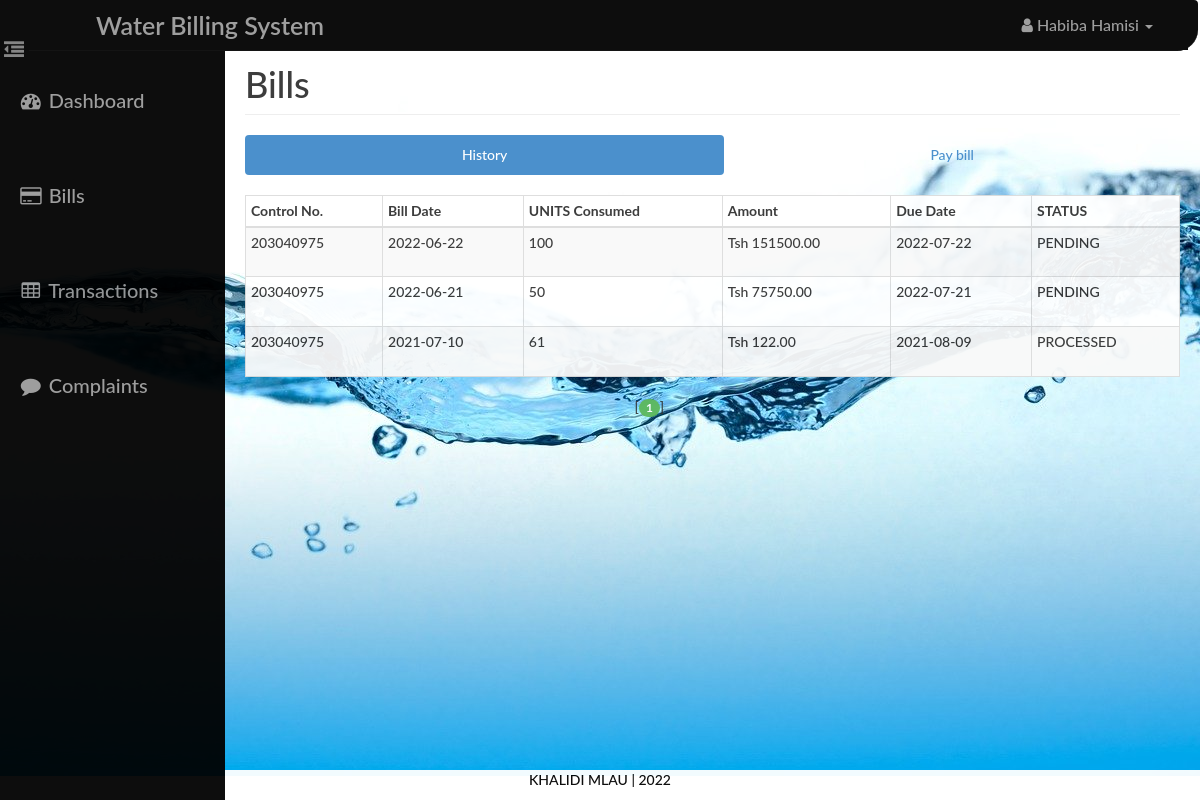
/user/bill.php (signed in), run on the app's committed database.
### tables this page shows
CREATE TABLE `bill` (
  `id` int(14) NOT NULL,
  `aid` int(14) NOT NULL,
  `uid` int(14) NOT NULL,
  `units` int(10) NOT NULL,
  `amount` decimal(10,2) NOT NULL,
  `status` varchar(10) NOT NULL,
  `bdate` date NOT NULL,
  `ddate` date NOT NULL
);

### user/paging1.php (called while the page is built, shortened)
<?php
    $rowsperpage = 5;
    $totalpages = ceil($numrows / $rowsperpage);
    if (isset($_GET['currentpage']) && is_numeric($_GET['currentpage'])) {
       $currentpage = (int) $_GET['currentpage'];
    } else {
       $currentpage = 1;
    }
    $offset = ($currentpage - 1) * $rowsperpage;
 ?>

### Includes/user.php (called while the page is built, shortened)
<?php
    function retrieve_bills_history($id,$offset, $rowsperpage) {
        global $con;
        $query = "SELECT * FROM bill where uid={$id} ";
        $query .= "ORDER BY bdate DESC ";
        $query .= "LIMIT {$offset}, {$rowsperpage} ";
        $result = mysqli_query($con,$query);
        return $result;
    }
    function retrieve_bills_due($id,$offset, $rowsperpage) {
        global $con;
        $query  = "SELECT bill.bdate AS bdate, bill.units AS units, bill.ddate AS ddate, transaction.payable AS payable, ";
        $query .= " bill.amount AS amount ,transaction.payable-bill.amount AS dues , bill.id AS id ";
        $query .= "FROM bill , transaction ";
        $query .= "WHERE transaction.bid=bill.id AND bill.uid={$id} AND bill.status='PENDING' ";
        $query .= "ORDER BY bill.ddate desc ";
        $query .= "LIMIT {$offset}, {$rowsperpage} ";
        $result = mysqli_query($con,$query);
        return $result;
    }
 ?>

### user/bill.php (the view, shortened to what this page needs)
<?php
    require_once('head_html.php');
    require_once('../Includes/session.php');
    require_once('../Includes/user.php');
?>
<body style="background: url(./../assets/img/bg.jpg);opacity:.95;">
    <div id="wrapper">
        <?php
            require_once("nav.php");
            require_once("sidebar.php");
        ?>
        <div id="page-content-wrapper">
            <div class="container-fluid">
                <div class="row">
                    <div class="col-lg-12">
                        <h1 class="page-header">
                            Bills
                        </h1>
                        <ul class="nav nav-pills nav-justified">
                            <li class="active"><a href="#history" data-toggle="pill">History</a>
                            </li>
                            <li class=""><a href="#due" data-toggle="pill">Pay bill</a>
                            </li>
                        </ul>
                        <div class="tab-content">
                            <div class="tab-pane fade in active" id="history">
                                <div class="table-responsive">
                                    <table class="table table-hover table-striped table-bordered table-condensed" style="background: white;">
                                        <thead>
                                            <tr>
                                                <th>Control No.</th>
                                                <th>Bill Date</th>
                                                <th>UNITS Consumed</th>
                                                <th>Amount</th>
                                                <th>Due Date</th>
                                                <th>STATUS</th>
                                            </tr>
                                        </thead>
                                        <tbody>
                                            <?php
                                            $id=$_SESSION['uid'];
                                            $query1 = "SELECT COUNT(*) FROM bill where uid={$id}";
                                            $result1 = mysqli_query($con,$query1);
                                            $row1 = mysqli_fetch_row($result1);
                                            $numrows = $row1[0];
                                            include("paging1.php");
                                            $result = retrieve_bills_history($_SESSION['uid'],$offset, $rowsperpage);
                                            while($row = mysqli_fetch_assoc($result)){
                                                $my_control_number = $row['uid'] + 203040974;
                                            ?>
                                                <tr>
                                                    <td height="50">
                                                        <?php echo $my_control_number; ?>
                                                    </td>
                                                    <td height="50"><?php echo $row['bdate'] ?></td>
                                                    <td><?php echo $row['units'] ?></td>
                                                    <td><?php echo 'Tsh '.$row['amount'] ?></td>
                                                    <td><?php echo $row['ddate'] ?></td>
                                                    <td><?php echo $row['status'] ?></td>
                                                </tr>
                                            <?php  } ?>
                                        </tbody>
                                    </table>
                                    <?php include("paging2.php");  ?>
                                </div>
                            </div>
                            <div class="tab-pane fade" id="due">
                                <div class="table-responsive">
                                            <?php
                                            $id=$_SESSION['uid'];
                                            $query1 = "SELECT COUNT(*) FROM bill where uid={$id} AND status='PENDING' ";
                                            $result1 = mysqli_query($con,$query1);
                                            $row1 = mysqli_fetch_row($result1);
                                            $numrows = $row1[0];
                                            include("paging1.php");
                                            $result = retrieve_bills_due($_SESSION['uid'],$offset, $rowsperpage);
                                            while($row = mysqli_fetch_assoc($result)){
                                            ?>
                                                                </div>
                                                            </div>
                                                        </div>
                                                    </div>
                                            <?php
                                            }
                                            ?>
                                <?php include("paging2.php");  ?>
    <?php
    require_once("footer.php");
    ?>
</body>
</html>

### user/head_html.php (shortened to what this page needs)
<!DOCTYPE html>
<html lang="en">
<head>
    <link href="../assets/css/bootstrap.css" rel="stylesheet">
    <link href="../assets/css/dash_user.css" rel="stylesheet">
    <link rel="stylesheet" href="https://maxcdn.bootstrapcdn.com/font-awesome/4.2.0/css/font-awesome.min.css">
</head>

### user/nav.php (shortened to what this page needs)
<?php
    require_once ("../Includes/session.php") ;
    if (isset($_SESSION['user']))
    {
        $user = $_SESSION['user'];
    }
    else
        header("../index.php");
?>
<nav class="navbar navbar-inverse navbar-fixed-top" role="navigation">
    <div class="navbar-header">
        <a class="navbar-brand" href="index.php"><i class="fa "></i> Water Billing System</a>
    </div>
    <a style="position:absolute;top:35px;left:-1px;font-size:20px;color:#7f7f7f;padding:5px;background-color: #000;border-bottom-right-radius:10px; " href="#menu-toggle" id="menu-toggle" <i class="fa fa-dedent"></i></a>
    <ul class="nav navbar-right top-nav" style="margin-right: 10px">
        <li class="dropdown">
            <?php
                echo "<a style=\"font-size:16px\" href=\"#\" class=\"dropdown-toggle\" data-toggle=\"dropdown\"><i class=\"fa fa-user\"></i> $user <b class=\"caret\"></b></a> ";
             ?>
        </li>
    </ul>
</nav>
<?php
    require_once("../Includes/user.php");
 ?>

### user/sidebar.php
<div id="sidebar-wrapper">
    <ul class="sidebar-nav">
        <li class="active">
            <a href="index.php"><i class="fa fa-fw fa-dashboard"></i> Dashboard</a>
        </li>
        <li>
            <a href="bill.php"><i class="fa fa-credit-card fa-fw "></i> Bills </a>
        </li>
        <li>
            <a href="transaction.php"><i class="fa fa-fw fa-table"></i> Transactions </a>
        </li>
        <li>
            <a href="complaint.php"><i class="fa fa-fw fa-comment"></i> Complaints </a>
        </li>
    </ul>
</div>

### user/paging2.php (shortened to what this page needs)
<?php
       $range = 3;
echo "<div class=\"col-md-offset-5\">";
       for ($x = ($currentpage - $range); $x < (($currentpage + $range) + 1); $x++) {
          if (($x > 0) && ($x <= $totalpages)) {
             if ($x == $currentpage) {
                echo " [<b><span class=\"badge badge-custom-success\">$x</b>] ";
             } else {
                echo " <a href='{$_SERVER['PHP_SELF']}?currentpage=$x'><span class=\"badge badge-custom-primary\">$x</a> ";
             }
          }
      }
echo "</div>";
 ?>

### user/footer.php
<footer style="background:white;text-align:center;backdrop-filter:blur(25px)">
    <div>
        <p>KHALIDI MLAU | 2022</p>
        </div>
</footer>

### assets/css/dash_user.css (style rules this page uses)
body, html { width: 100%; height: 100%; }
body, h1, h2, h3, h4, h5, h6 { font-family: "Lato","Helvetica Neue",Helvetica,Arial,sans-serif; font-weight: 500; }
#wrapper { padding-left: 10px; padding-top: 5px; -webkit-transition: all 0.5s ease; -moz-transition: all 0.5s ease; -o-transition: all 0.5s ease; transition: all 0.5s ease; }
#sidebar-wrapper { z-index: 1000; position: fixed; left: 250px; width: 0; height: 100%; margin-left: -250px; overflow-y: auto; background: #000; -webkit-transition: all 0.5s ease; -moz-transition: all 0.5s ease; -o-transition: all 0.5s ease; transition: all 0.5s ease; }
#page-content-wrapper { width: 100%; padding: 15px; min-height:580px; }
.navbar { background: #000; }
.navbar { border-bottom-right-radius: 21px 21px; border-top-right-radius: 4px 4px; margin-right:2px; }
.navbar-brand { font-family: 'Lato', sans-serif; font-size: 25px; font-weight: 600; padding-left: 10px; margin-left: 80px; }
.top-nav { padding: 0 20px; background: #000; }
.top-nav>li>a { padding-top: 15px; padding-bottom: 15px; line-height: 20px; color: #999; }
.sidebar-nav { position: absolute; top: 60px; width: 225px; margin: 0; padding: 0; list-style: none; }
.sidebar-nav li { padding-bottom: 25px; line-height: 70px; font-family: 'Lato', sans-serif; font-size: 20px; }
.sidebar-nav li a { padding-left: 18px; display: block; text-decoration: none; color: #999999; }
@media (min-width:768px) { #wrapper { padding-left: 225px; } }
@media (min-width:768px) { #sidebar-wrapper { width: 225px; } }
@media (min-width:768px) { #page-content-wrapper { padding: 20px; } }
.table-responsive { padding-top: 20px; padding-bottom: 20px; }
footer { color: #000; position: absolute; bottom: 0; padding-left: 0px; width: 100%; }
.badge-custom-success { background-color: #5cb85c; }

### data on the page
bill: uid "203040975", bdate "2022-06-22", units "100", amount "151500.00", ddate "2022-07-22", status "PENDING"
bill: uid "203040975", bdate "2022-06-21", units "50", amount "75750.00", ddate "2022-07-21", status "PENDING"
bill: uid "203040975", bdate "2021-07-10", units "61", amount "122.00", ddate "2021-08-09", status "PROCESSED"

### other printed values
$user "Habiba Hamisi"
